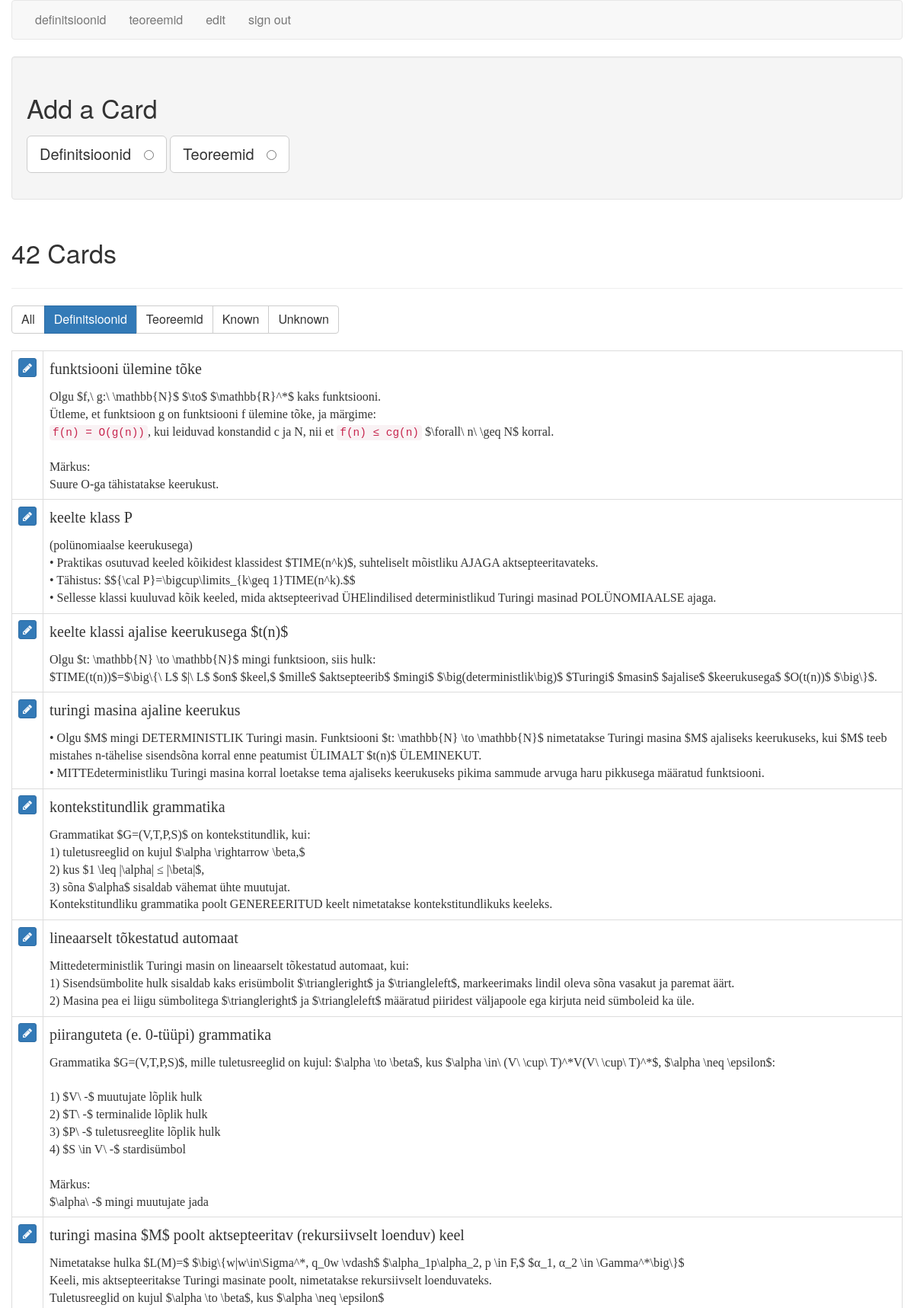
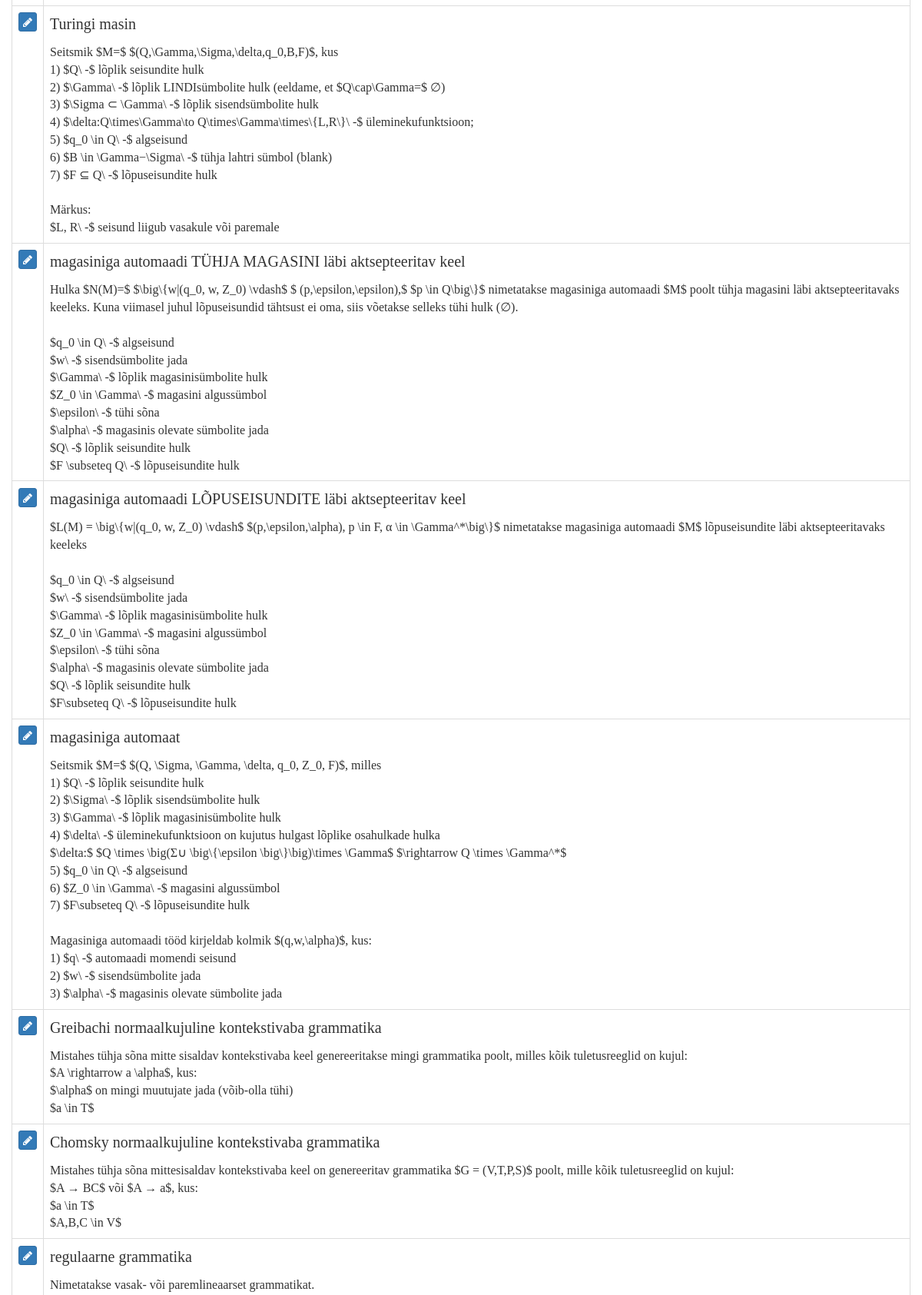
The app's page /filter_cards/general (signed in, upper part) with its own data (2 pictures, top to bottom).
### tables this page shows
CREATE TABLE cards (
  id integer primary key autoincrement,
  type tinyint not null, /* 1 for vocab, 2 for code */
  front text not null,
  back text not null,
  known boolean default 0
);

### flash_cards.py (the view)
@app.route('/filter_cards/<filter_name>')
def filter_cards(filter_name):
    if not session.get('logged_in'):
        return redirect(url_for('login'))
    filters = {
        "all": "where 1 = 1",
        "general": "where type = 1",
        "code": "where type = 2",
        "known": "where known = 1",
        "unknown": "where known = 0",
    }
    query = filters.get(filter_name)
    if not query:
        return redirect(url_for('cards'))
    db = get_db()
    fullquery = "SELECT id, type, front, back, known FROM cards " + query + " ORDER BY id DESC"
    cur = db.execute(fullquery)
    cards = cur.fetchall()
    return render_template('cards.html', cards=cards, filter_name=filter_name)

### flash_cards.py (called while the page is built)
def connect_db():
    rv = sqlite3.connect(app.config['DATABASE'])
    rv.row_factory = sqlite3.Row
    return rv

def get_db():
    if not hasattr(g, 'sqlite_db'):
        g.sqlite_db = connect_db()
    return g.sqlite_db

### templates/cards.html (shortened to what this page needs)
{% extends "layout.html" %}
{% block body %}
    <div class="well editPanel">
        <h2>Add a Card</h2>
        <form action="{{ url_for('add_card') }}" method="post" class="cardForm">
            <div class="form-group">
                <label for="general" class="toggleButton btn btn-default btn-lg">Definitsioonid &nbsp;
                    <input type="radio" name="type" value="1" id="general"/>
                </label>
                <label for="code" class="toggleButton btn btn-default btn-lg">Teoreemid &nbsp;
                    <input type="radio" name="type" value="2" id="code"/>
                </label>
            </div>
        </form>
    </div>
    <div class="page-header">
        <h2>{{ cards|length }} Card{{ '' if (cards|length == 1) else 's' }}</h2>
    </div>
    <div class="btn-group btn-group-md" role="group" aria-label="filters">
        <a href="{{ url_for('filter_cards', filter_name="all") }}"
           class="btn btn-{{ "primary" if filter_name == "all" else "default" }}">All</a>
        <a href="{{ url_for('filter_cards', filter_name="general") }}"
           class="btn btn-{{ "primary" if filter_name == "general" else "default" }}">Definitsioonid</a>
        <a href="{{ url_for('filter_cards', filter_name="code") }}"
           class="btn btn-{{ "primary" if filter_name == "code" else "default" }}">Teoreemid</a>
        <a href="{{ url_for('filter_cards', filter_name="known") }}"
           class="btn btn-{{ "primary" if filter_name == "known" else "default" }}">Known</a>
        <a href="{{ url_for('filter_cards', filter_name="unknown") }}"
           class="btn btn-{{ "primary" if filter_name == "unknown" else "default" }}">Unknown</a>
    </div>
    <br/>
    <br/>
    <table class="table table-bordered">
        {% for card in cards %}
            <tr>
                <td>
                    <a href="{{ url_for('edit', card_id=card.id) }}" class="btn btn-xs btn-primary"><i
                            class="fa fa-pencil" aria-hidden="true"></i></a>
                </td>
                <td class="cardContent">
                    <h4>
                        {% if card.type == 1 %}
                            {{ card.front }}
                        {% else %}
                            Teoreem:&nbsp;{{ card.front }}
                        {% endif %}
                    </h4>
                    {{ card.back|replace("\n", "<br />")|safe }}
                </td>
            </tr>
        {% else %}
            <tr>
                <td>
                    <em>No cards to show.</em>
                </td>
            </tr>
        {% endfor %}
    </table>
{% endblock %}

### static/style.css (style rules this page uses)
.cardContent, h4 { font-family: Georgia, "Times New Roman", Times, serif; }
.cardContent h4 { margin-top: 0; }

### records on screen
cards: front "funktsiooni ülemine tõke", back "Olgu $f,\\ g:\\ \\mathbb{N}$ $\\to$ $\\mathbb{R}^*$ kaks funktsiooni. Ütleme, et funktsioon g on funktsiooni f ülemine tõke, ja märgime: f(n) = O(g(n)) , kui leiduvad konstandid c ja N, nii et f(n) ≤ cg(n) $\\forall\\ n\\ \\geq N$ korral. Märkus: Suure O-ga tähistatakse keerukust."
cards: front "keelte klass P", back "(polünomiaalse keerukusega) • Praktikas osutuvad keeled kõikidest klassidest $TIME(n^k)$, suhteliselt mõistliku AJAGA aktsepteeritavateks. • Tähistus: $${\\cal P}=\\bigcup\\limits_{k\\geq 1}TIME(n^k).$$ • Sellesse klassi kuuluvad kõik keeled, mida aktsepteerivad ÜHElindilised deterministlikud Turingi masinad POLÜNOMIAALSE ajaga."
cards: front "keelte klassi ajalise keerukusega $t(n)$", back "Olgu $t: \\mathbb{N} \\to \\mathbb{N}$ mingi funktsioon, siis hulk: $TIME(t(n))$=$\\big\\{\\ L$ $|\\ L$ $on$ $keel,$ $mille$ $aktsepteerib$ $mingi$ $\\big(deterministlik\\big)$ $Turingi$ $masin$ $ajalise$ $keerukusega$ $O(t(n))$ $\\big\\}$."
cards: front "turingi masina ajaline keerukus", back "• Olgu $M$ mingi DETERMINISTLIK Turingi masin. Funktsiooni $t: \\mathbb{N} \\to \\mathbb{N}$ nimetatakse Turingi masina $M$ ajaliseks keerukuseks, kui $M$ teeb mistahes n-tähelise sisendsõna korral enne peatumist ÜLIMALT $t(n)$ ÜLEMINEKUT. • MITTEdeterministliku Turingi masina korral loetakse tema ajaliseks keerukuseks pikima sammude arvuga haru pikkusega määratud funktsiooni."
cards: front "kontekstitundlik grammatika", back "Grammatikat $G=(V,T,P,S)$ on kontekstitundlik, kui: 1) tuletusreeglid on kujul $\\alpha \\rightarrow \\beta,$ 2) kus $1 \\leq |\\alpha| ≤ |\\beta|$, 3) sõna $\\alpha$ sisaldab vähemat ühte muutujat. Kontekstitundliku grammatika poolt GENEREERITUD keelt nimetatakse kontekstitundlikuks keeleks."
cards: front "lineaarselt tõkestatud automaat", back "Mittedeterministlik Turingi masin on lineaarselt tõkestatud automaat, kui: 1) Sisendsümbolite hulk sisaldab kaks erisümbolit $\\triangleright$ ja $\\triangleleft$, markeerimaks lindil oleva sõna vasakut ja paremat äärt. 2) Masina pea ei liigu sümbolitega $\\triangleright$ ja $\\triangleleft$ määratud piiridest väljapoole ega kirjuta neid sümboleid ka üle."
cards: front "piiranguteta (e. 0-tüüpi) grammatika", back "Grammatika $G=(V,T,P,S)$, mille tuletusreeglid on kujul: $\\alpha \\to \\beta$, kus $\\alpha \\in\\ (V\\ \\cup\\ T)^*V(V\\ \\cup\\ T)^*$, $\\alpha \\neq \\epsilon$: 1) $V\\ -$ muutujate lõplik hulk 2) $T\\ -$ terminalide lõplik hulk 3) $P\\ -$ tuletusreeglite lõplik hulk 4) $S \\in V\\ -$ stardisümbol Märkus: $\\alpha\\ -$ mingi muutujate jada"
cards: front "turingi masina $M$ poolt aktsepteeritav (rekursiivselt loenduv) keel", back "Nimetatakse hulka $L(M)=$ $\\big\\{w|w\\in\\Sigma^*, q_0w \\vdash$ $\\alpha_1p\\alpha_2, p \\in F,$ $α_1, α_2 \\in \\Gamma^*\\big\\}$ Keeli, mis aktsepteeritakse Turingi masinate poolt, nimetatakse rekursiivselt loenduvateks. Tuletusreeglid on kujul $\\alpha \\to \\beta$, kus $\\alpha \\neq \\epsilon$"
cards: front "Turingi masin", back "Seitsmik $M=$ $(Q,\\Gamma,\\Sigma,\\delta,q_0,B,F)$, kus 1) $Q\\ -$ lõplik seisundite hulk 2) $\\Gamma\\ -$ lõplik LINDIsümbolite hulk (eeldame, et $Q\\cap\\Gamma=$ ∅) 3) $\\Sigma ⊂ \\Gamma\\ -$ lõplik sisendsümbolite hulk 4) $\\delta:Q\\times\\Gamma\\to Q\\times\\Gamma\\times\\{L,R\\}\\ -$ üleminekufunktsioon; 5) $q_0 \\in Q\\ -$ algseisund 6) $B \\in \\Gamma−\\Sigma\\ -$ tühja lahtri sümbol (blank) 7) $F ⊆ Q\\ -$ lõpuseisundite hulk Märkus: $L, R\\ -$ seisund liigub vasakule või paremale"
cards: front "magasiniga automaadi TÜHJA MAGASINI läbi aktsepteeritav keel", back "Hulka $N(M)=$ $\\big\\{w|(q_0, w, Z_0) \\vdash$ $ (p,\\epsilon,\\epsilon),$ $p \\in Q\\big\\}$ nimetatakse magasiniga automaadi $M$ poolt tühja magasini läbi aktsepteeritavaks keeleks. Kuna viimasel juhul lõpuseisundid tähtsust ei oma, siis võetakse selleks tühi hulk (∅). $q_0 \\in Q\\ -$ algseisund $w\\ -$ sisendsümbolite jada $\\Gamma\\ -$ lõplik magasinisümbolite hulk $Z_0 \\in \\Gamma\\ -$ magasini algussümbol $\\epsilon\\ -$ tühi sõna $\\alpha\\ -$ magasinis olevate sümbolite jada $Q\\ -$ lõplik seisundite hulk $F \\subseteq Q\\ -$ lõpuseisundite hulk"
cards: front "magasiniga automaadi LÕPUSEISUNDITE läbi aktsepteeritav keel", back "$L(M) = \\big\\{w|(q_0, w, Z_0) \\vdash$ $(p,\\epsilon,\\alpha), p \\in F, α \\in \\Gamma^*\\big\\}$ nimetatakse magasiniga automaadi $M$ lõpuseisundite läbi aktsepteeritavaks keeleks $q_0 \\in Q\\ -$ algseisund $w\\ -$ sisendsümbolite jada $\\Gamma\\ -$ lõplik magasinisümbolite hulk $Z_0 \\in \\Gamma\\ -$ magasini algussümbol $\\epsilon\\ -$ tühi sõna $\\alpha\\ -$ magasinis olevate sümbolite jada $Q\\ -$ lõplik seisundite hulk $F\\subseteq Q\\ -$ lõpuseisundite hulk"
cards: front "magasiniga automaat", back "Seitsmik $M=$ $(Q, \\Sigma, \\Gamma, \\delta, q_0, Z_0, F)$, milles 1) $Q\\ -$ lõplik seisundite hulk 2) $\\Sigma\\ -$ lõplik sisendsümbolite hulk 3) $\\Gamma\\ -$ lõplik magasinisümbolite hulk 4) $\\delta\\ -$ üleminekufunktsioon on kujutus hulgast lõplike osahulkade hulka $\\delta:$ $Q \\times \\big(Σ∪ \\big\\{\\epsilon \\big\\}\\big)\\times \\Gamma$ $\\rightarrow Q \\times \\Gamma^*$ 5) $q_0 \\in Q\\ -$ algseisund 6) $Z_0 \\in \\Gamma\\ -$ magasini algussümbol 7) $F\\subseteq Q\\ -$ lõpuseisundite hulk Magasiniga automaadi tööd kirjeldab kolmik $(q,w,\\alpha)$, kus: 1) $q\\ -$ automaadi momendi seisund 2) $w\\ -$ sisendsümbolite jada 3) $\\alpha\\ -$ magasinis olevate sümbolite jada"
cards: front "Greibachi normaalkujuline kontekstivaba grammatika", back "Mistahes tühja sõna mitte sisaldav kontekstivaba keel genereeritakse mingi grammatika poolt, milles kõik tuletusreeglid on kujul: $A \\rightarrow a \\alpha$, kus: $\\alpha$ on mingi muutujate jada (võib-olla tühi) $a \\in T$"
cards: front "Chomsky normaalkujuline kontekstivaba grammatika", back "Mistahes tühja sõna mittesisaldav kontekstivaba keel on genereeritav grammatika $G = (V,T,P,S)$ poolt, mille kõik tuletusreeglid on kujul: $A → BC$ või $A → a$, kus: $a \\in T$ $A,B,C \\in V$"
cards: front "regulaarne grammatika", back "Nimetatakse vasak- või paremlineaarset grammatikat."

### other values on screen
{{ cards|length }} "42"
{{ '' if (cards|length == 1) else 's' }} "s"
